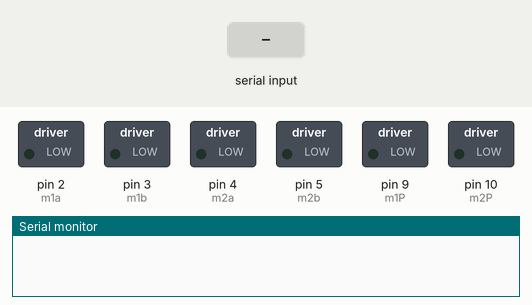
Recording of a sketch running on a simulated Arduino Uno, built with avr-gcc and run on an emulated ATmega328P. Parts: switched loads named in the sketch (green lamp = pin HIGH), the last lines printed to the serial monitor. The inputs (shaded band) are chosen by the test bench.

Above: at 1.2 s.
1.3 s: "F" received over Serial
At 1.9 s:
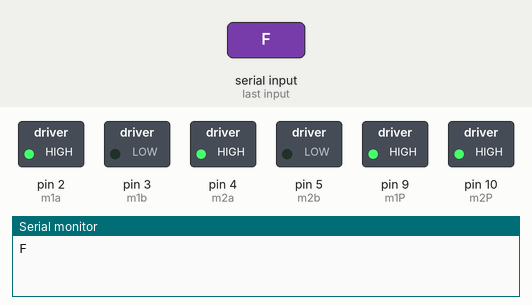
2.8 s: "B" received over Serial
At 3.1 s:
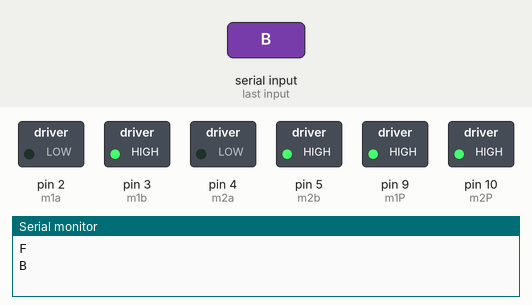
4.3 s: "L" received over Serial
At 5.4 s:
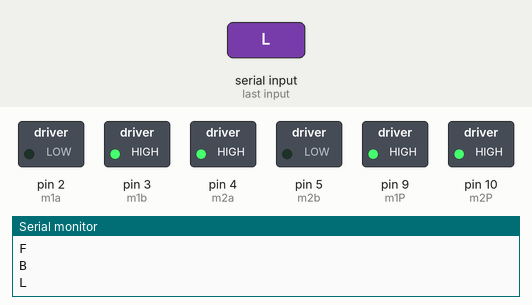
5.8 s: "R" received over Serial
At 6.6 s:
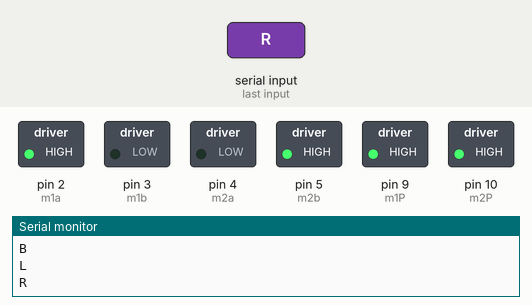
7.3 s: "S" received over Serial
At 7.7 s:
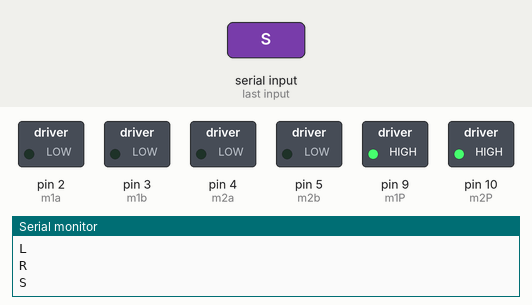
Timing chart, 0 to 9.8 s (numbered marks = the images above; inputs shaded):
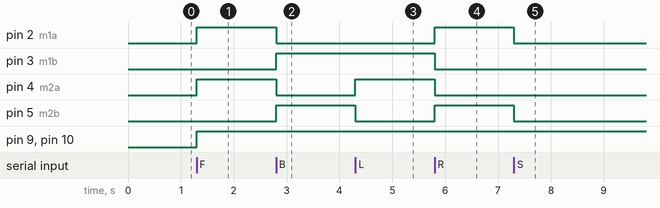

Measured:
- after the input at 1.3 s, pin 2 (m1a), pin 4 (m2a), pin 9 (m1P), pin 10 (m2P): LOW → HIGH at once
- after the input at 2.8 s, pin 2 (m1a), pin 4 (m2a): HIGH → LOW at once; pin 3 (m1b), pin 5 (m2b): LOW → HIGH at once
- after the input at 4.3 s, pin 4 (m2a): LOW → HIGH at once; pin 5 (m2b): HIGH → LOW at once
- after the input at 5.8 s, pin 2 (m1a), pin 5 (m2b): LOW → HIGH at once; pin 3 (m1b), pin 4 (m2a): HIGH → LOW at once
- after the input at 7.3 s, pin 2 (m1a), pin 5 (m2b): HIGH → LOW at once

The sketch:

bluetooth_bot.ino
```cpp
/*
    The following sketch is used to run a bluetooth controlled
    robot using an arduino of 2 motor configuration.

    BT module connections:
      RX of BT module -------> TX of Arduino
      TX of BT module--------> RX of Arduino
      Power suorce: 5V from arduino

  Harshith k
  harshithsaliyan02@gmail.com

*/


const int m1a = 2 ;                    // motors and its 2 terminals
const int m1b = 3;
const int m2a = 4;
const int m2b = 5;

const int m1P = 9;                    //  enable pins of motor
const int m2P = 10;


int i = 0;

char data;

void setup() {
  Serial.begin(9600);
  pinMode(m1a, OUTPUT);              //defining digital pins
  pinMode(m1b, OUTPUT);
  pinMode(m2a, OUTPUT);
  pinMode(m2b, OUTPUT);
}
void loop() {
  //if serial value is received
  while (Serial.available() > 0)     // if serial data is recieved via BT
  {
    //save it to character 'data'
    data = Serial.read();
    //print it on serial monitor
    Serial.println(data);

    //forward
    if (data == 'F' && i != 1)
    {
      //at full speed
      analogWrite(m1P, 255);
      analogWrite(m2P, 255);

      digitalWrite(m1a, HIGH);
      digitalWrite(m1b, LOW);
      digitalWrite(m2a, HIGH);
      digitalWrite(m2b, LOW);

    }
    //backward
    if (data == 'B' && i != 1)
    {
      analogWrite(m1P, 255);
      analogWrite(m2P, 255);

      digitalWrite(m1a, LOW);
      digitalWrite(m1b, HIGH);
      digitalWrite(m2a, LOW);
      digitalWrite(m2b, HIGH);

    }
    //left
    if (data == 'L' && i != 1)
    {
      analogWrite(m1P, 255);
      analogWrite(m2P, 255);

      digitalWrite(m1a, LOW);
      digitalWrite(m1b, HIGH);
      digitalWrite(m2a, HIGH);
      digitalWrite(m2b, LOW);

    }
    //right
    if (data == 'R' && i != 1)
    {
      analogWrite(m1P, 255);
      analogWrite(m2P, 255);

      digitalWrite(m1a, HIGH);
      digitalWrite(m1b, LOW);
      digitalWrite(m2a, LOW);
      digitalWrite(m2b, HIGH);

    }


    //stop
    if ((data == 'S' || data == 'D') && i != 1)
    {
      digitalWrite(m1a, LOW);
      digitalWrite(m1b, LOW);
      digitalWrite(m2a, LOW);
      digitalWrite(m2b, LOW);

    }
    //counter clockwise
    //    if (data == '0' || data == '1' || data == '2' || data == '3')
    //    {
    //      //at medium speed
    //      analogWrite(m1P, 150);
    //      analogWrite(m2P, 150);
    //
    //      digitalWrite(m1a, LOW);
    //      digitalWrite(m1b, HIGH);
    //      digitalWrite(m2a, HIGH);
    //      digitalWrite(m2b, LOW);
    //
    //      i = 1;
    //    }
    //                                                                   //neutral
    //    if (data == '4' || data == '5' || data == '6')
    //    {
    //      digitalWrite(m1a, LOW);
    //      digitalWrite(m1b, LOW);
    //      digitalWrite(m2a, LOW);
    //      digitalWrite(m2b, LOW);
    //
    //      i = 0;
    //    }
    //                                                                   //clockwise
    //    if (data == '7' || data == '8' || data == '9' || data == 'q')
    //    {
    //      i = 1;
    //      analogWrite(m1P, 150);
    //      analogWrite(m2P, 150);
    //
    //      Serial.println("CLOCKWISE");
    //      digitalWrite(m1a, HIGH);
    //      digitalWrite(m1b, LOW);
    //      digitalWrite(m2a, LOW);
    //      digitalWrite(m2b, HIGH);
    //
    //
    //    }
    //

  }
}
```
